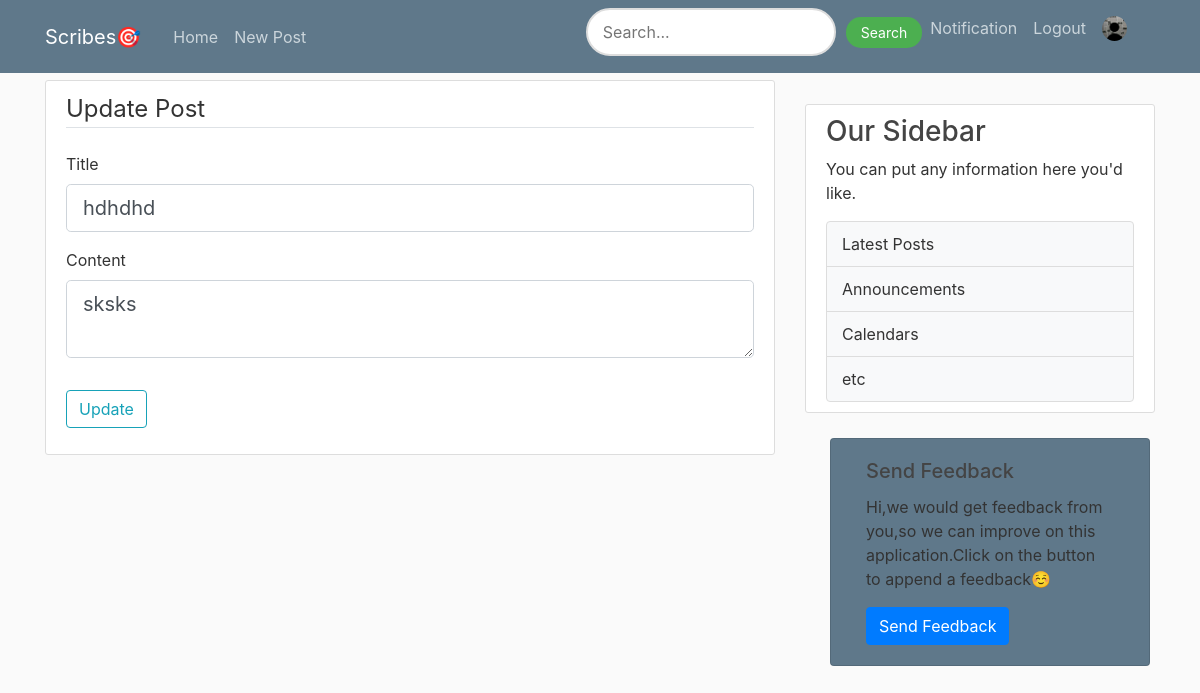
The page /post/detail/update/1 (signed in) on the database as committed earlier.
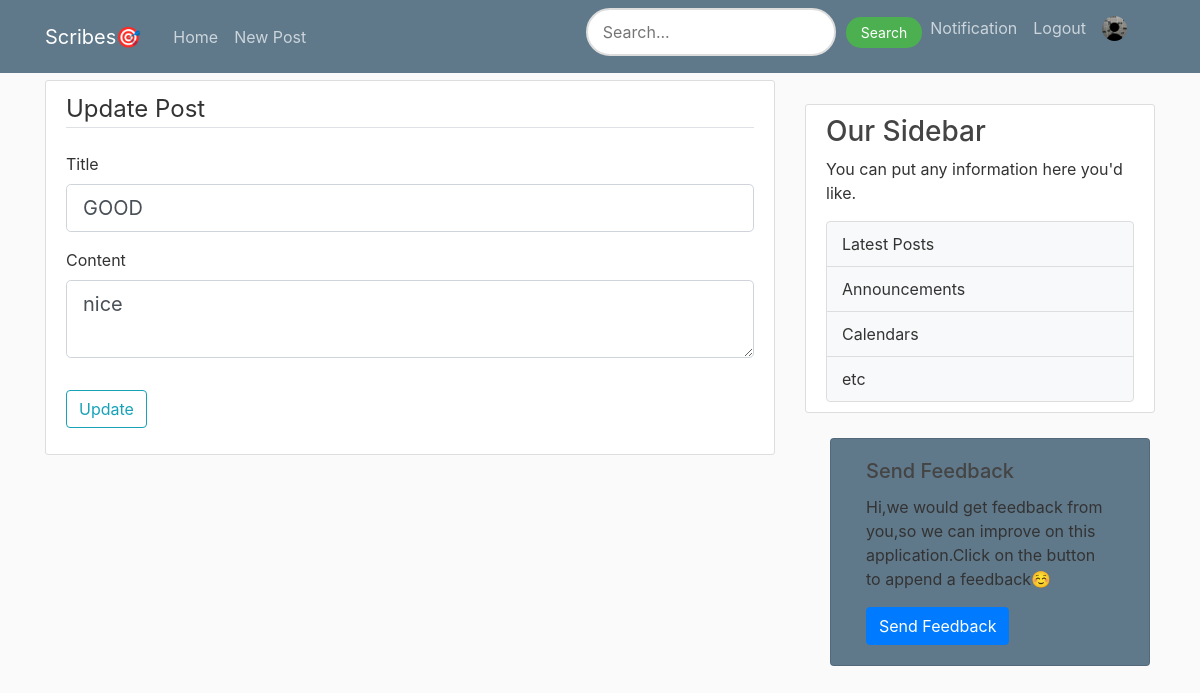
The same page on the database as committed later.
### flaskblog/models.py (models this page shows, shortened)
class Post(db.Model):
    id = db.Column(db.Integer, primary_key=True)
    title = db.Column(db.String(100), nullable=False)
    content = db.Column(db.Text, nullable=False)
    date = db.Column(db.DateTime, nullable=False, default=datetime.utcnow)
    user_id = db.Column(db.Integer, db.ForeignKey('user.id'), nullable=False)
    is_admin = db.Column(db.Boolean, nullable=False,default=False)
    image = db.Column(db.String(20), nullable=True)

### flaskblog/routes.py (the view)
@app.route("/post/detail/update/<int:post_id>", methods=['POST', 'GET'])
@login_required
def update(post_id):
    post = Post.query.get_or_404(post_id)
    image_file = url_for('static', filename='profile_pics/' + current_user.image_file)
    print(post.id)
    print(post.author.username)
    print(post.user_id)
    form = UpdatePostForm()
    if form.validate_on_submit():
        post.title = form.title.data
        post.content = form.Content.data
        db.session.commit()
        flash("blog updated successfully", 'success')
        return redirect(url_for('post_detail',title=post.title))
    elif request.method == 'GET':
        form.title.data = post.title
        form.Content.data = post.content
    return render_template('edit_post.html',form=form,post=post,image_file=image_file)

### flaskblog/forms.py
class UpdatePostForm(FlaskForm):
	title=StringField('Title', validators=[DataRequired()])
	Content=TextAreaField('Content',validators=[DataRequired()])
	submit=SubmitField('Update')

### flaskblog/models.py (called while the page is built)
@login_manager.user_loader
def load_user(user_id):
    return User.query.get(int(user_id))

### flaskblog/templates/edit_post.html (shortened to what this page needs)
{% extends "layout.html" %}
{% block content %}
<div class="content-section">
  <form method="POST", action=" ">
    <fieldset class="form-group">
      <legend class='border-bottom mb-4'>Update Post</legend>
      <div class="form-group">
        {{ form.title.label(class="form-control-label") }}
        {% if form.title.errors %}
         {{ form.email(class="form-control form-control-lg is-invalid") }}
         <div class="invalid-feedback">
          {% for error in form.title.errors%}
          <span> {{ error }}</span>
          {% endfor %}
         </div>
        {% else %}
           {{ form.title(class="form-control form-control-lg") }}
        {% endif %}
      </div>
      <div class="form-group">
        {{ form.Content.label(class="form-control-label") }}
        {% if form.Content.errors %}
        {{ form.Content(class="form-control form-control-lg is invalid") }}
          <div class='invalid-feedback'>
           {% for error in form.Content.errors%}
             <span>{{ error }}</span>
           {% endfor %}
          </div>
      {% else%}
           {{ form.Content(class="form-control form-control-lg") }}
        {% endif %}
      </div>
    </fieldset>
    <div class="form-group">
      {{ form.submit(class="btn btn-outline-info") }}
    </div>
  </form>
</div>
{% endblock %}

Rows that differ between the two databases and show on the page:
changed Post: title "hdhdhd" → "GOOD"
Other text that changed with them:
form field Content: "sksks" → "nice"
